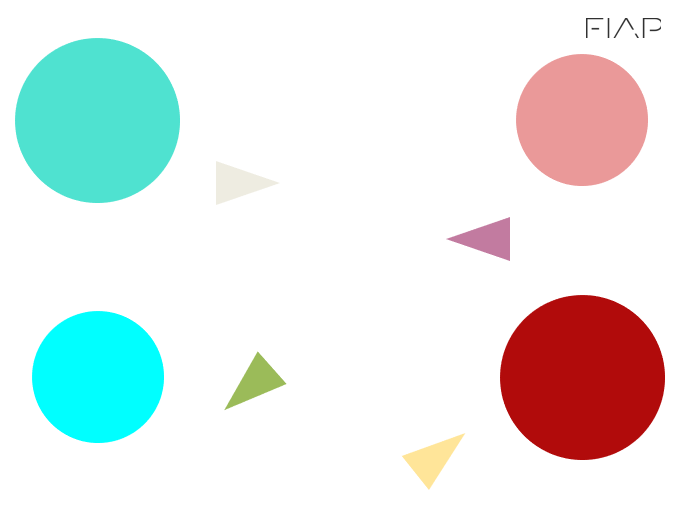
#> input picture circulos.png, 679 x 505 px
$ jupyter execute nac1SIA.ipynb   (shell and % lines are left out)
#> lines starting #> are read from the running program, lines starting #| are printed output that depends on the picture; after the words box and inside, x2 and y2 are one past the last pixel; in counts of white or black regions, pixels touching at a corner belong together
[cell 1]
import cv2
from matplotlib import pyplot as plt
import numpy as np
import math

img = cv2.imread('circulos.png')
#> img is the input picture: shape (505, 679, 3); mean B, G, R 231, 232.8, 227.3
gray_img = cv2.cvtColor(img,cv2.COLOR_BGR2GRAY)
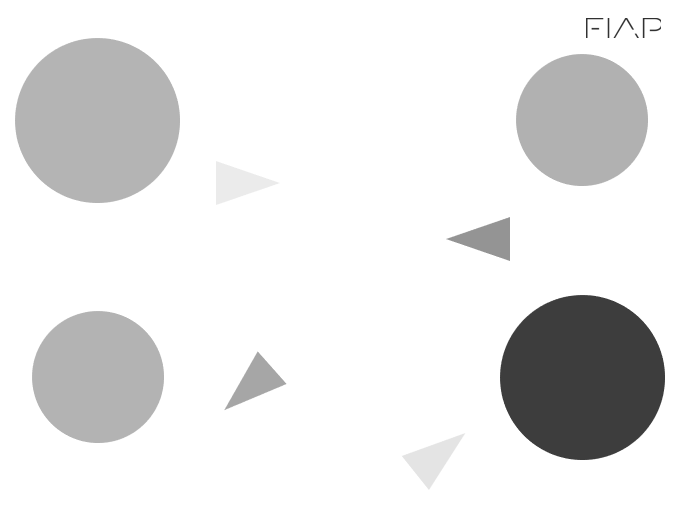
#> gray_img: shape (505, 679); min 48, max 255, mean 231
cimg = cv2.cvtColor(gray_img,cv2.COLOR_GRAY2RGB)

circles = cv2.HoughCircles(gray_img, cv2.HOUGH_GRADIENT, dp=1.1, minDist=550, param1=200, param2=100, minRadius=70, maxRadius=90)
#> circles = [[582.5, 377.9, 82.32], [96.25, 118.2, 80.89]]

areas=[]

circulos=[]

if circles is not None:
    circles = np.uint16(np.around(circles))
#> circles = [[582, 378, 82], [96, 118, 81]]
    for i in circles[0,:]:

        # desenha o contorno do circulo
        cv2.circle(cimg,(i[0],i[1]),i[2],(0,255,0),4)

        # desenha no centro do circulo
        cv2.circle(cimg,(i[0],i[1]),2,(0,0,255),5)

        area = math.pi * math.pow(i[2], 2)


        areas.append(area)
        circulos.append((i[0],i[1]))
#> this loop made 2 passes
#> (i, area) on passes 1 to 2: ([582, 378, 82], 21124.1), ([96, 118, 81], 20612)
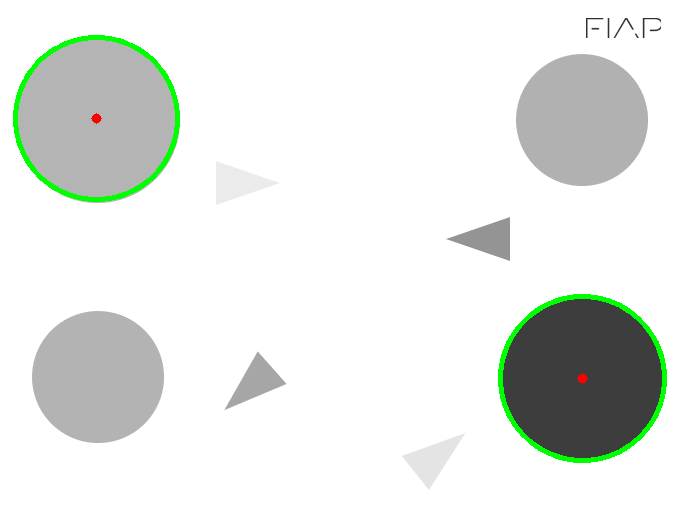
#> cimg: shape (505, 679, 3); mean B, G, R 228.4, 232.2, 228.5
#> after the loop, areas = [21124.1, 20612]; circulos = [(582, 378), (96, 118)]


for i in areas:
    print("Area do circulo: %.2f"%i)
#> this loop made 2 passes
#> i on passes 1 to 2: 21124.1, 20612
#| Area do circulo: 21124.07
#| Area do circulo: 20611.99

plt.figure(figsize = (10,10))
plt.imshow(cimg, cmap="Greys_r", vmin=0, vmax=255)
plt.show()

[cell 2]
# metodo para achar o angulo
def acharAngulo(circulo1, circulo2):
  catetoAdjacente = (circulo1[0]) - (circulo2[0])
  catetoOposto = (circulo1[1]) - (circulo2[1])

  return math.degrees(math.atan2(catetoOposto, catetoAdjacente))

# desenha linha
cv2.line(cimg, (circulos[0]), (circulos[1]), (254, 0, 0), 3)
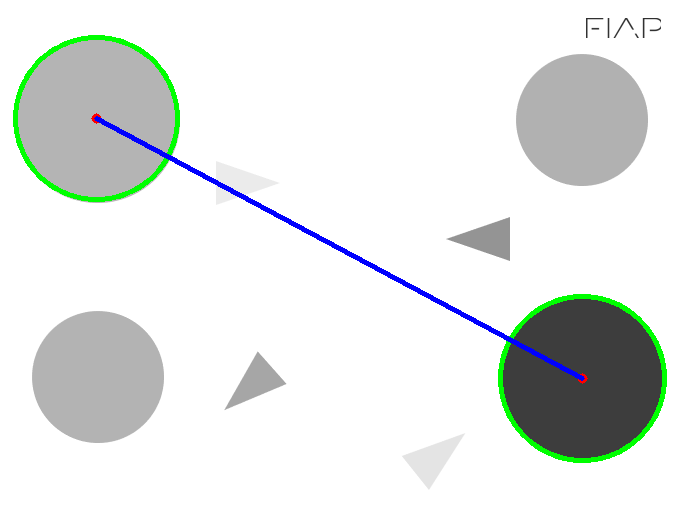
#> cimg: shape (505, 679, 3); 0.8% of pixels changed, all inside (x1, y1, x2, y2) = (94, 116, 585, 381)

angulo = acharAngulo(circulos[0], circulos[1])
#> in acharAngulo, `catetoAdjacente = (circulo1[0]) - (circulo2[0])`: catetoAdjacente = 486
#> in acharAngulo, `catetoOposto = (circulo1[1]) - (circulo2[1])`: catetoOposto = 260
#> angulo = 28.15


print("O angulo da reta é de:",round(angulo),"°")
#| O angulo da reta é de: 28 °
plt.figure(figsize = (10,10))
plt.imshow(cimg)
plt.show()
